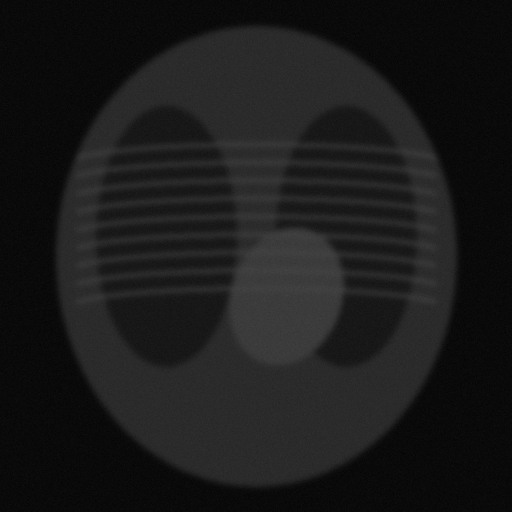
#> input picture Lab02/sample_xray.png, 512 x 512 px, found by its file name
$ jupyter execute xray_enhancement.ipynb
#> lines starting #> are read from the running program, lines starting #| are printed output that depends on the picture; after the words box and inside, x2 and y2 are one past the last pixel; in counts of white or black regions, pixels touching at a corner belong together
# Task 1 - Chest X-ray enhancement
In this notebook I take one dark (underexposed) chest X-ray and try different enhancement techniques on it, one by one.

[cell 1]
import cv2
import numpy as np
import matplotlib.pyplot as plt

### Step 1: load the image
X-ray has only one channel so I read it as grayscale.

[cell 2]
img = cv2.imread('data/sample_xray.png', 0)
#> img is the input picture: shape (512, 512); min 2, max 68, mean 26.1
print(img.shape, img.min(), img.max())
#| (512, 512) 2 68

plt.imshow(img, cmap='gray', vmin=0, vmax=255)
plt.title('original')
plt.axis('off')
plt.show()
cv2.imwrite('output/1_original.png', img)
#> Out = True

### Step 2: histogram equalization
The image is dark so all pixel values are packed in a small range. Equalization spreads them over 0-255 which increases contrast.

[cell 3]
eq = cv2.equalizeHist(img)
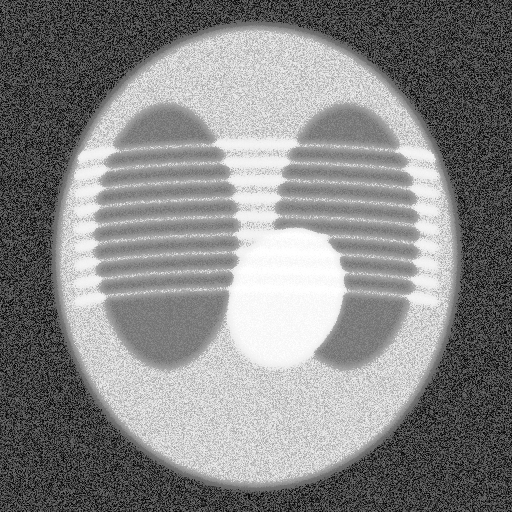
#> eq: shape (512, 512); min 0, max 255, mean 133.5
cv2.imwrite('output/2_equalized.png', eq)

plt.figure(figsize=(12,6))
plt.subplot(2,2,1); plt.imshow(img, cmap='gray', vmin=0, vmax=255); plt.title('original')
plt.subplot(2,2,2); plt.imshow(eq, cmap='gray', vmin=0, vmax=255); plt.title('equalized')
plt.subplot(2,2,3); plt.hist(img.ravel(), 256, [0,256]); plt.title('hist before')
plt.subplot(2,2,4); plt.hist(eq.ravel(), 256, [0,256]); plt.title('hist after')
plt.tight_layout()
plt.savefig('output/2_hist_compare.png')
#> figure, not shown here; panel 3: tallest bar 25244 high, from x = 10 to 11; panel 4: tallest bar 25244 high, from x = 78 to 79
plt.show()

**My observation:** (write here what you see - e.g. lungs, ribs and heart outline are clearer after equalization and the histogram is now spread out)

### Step 3: color map (JET)
Colors are easier for our eyes to tell apart than shades of gray, so small intensity differences (like fluid edges) become easier to notice.

[cell 4]
jet = cv2.applyColorMap(eq, cv2.COLORMAP_JET)
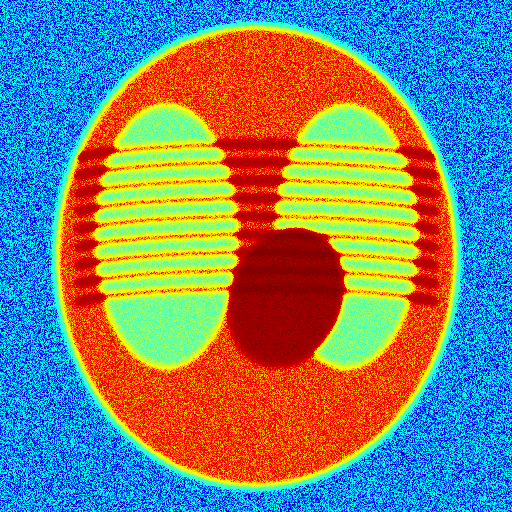
#> jet: shape (512, 512, 3); mean B, G, R 120.5, 133.4, 120.8
cv2.imwrite('output/3_jet.png', jet)

plt.imshow(cv2.cvtColor(jet, cv2.COLOR_BGR2RGB))
plt.title('JET heatmap')
plt.axis('off')
plt.show()

### Step 4: color balance
The JET image has a color cast. To fix it I scale each channel so that all three have the same average (gray world idea).

[cell 5]
b, g, r = cv2.split(jet.astype(np.float32))
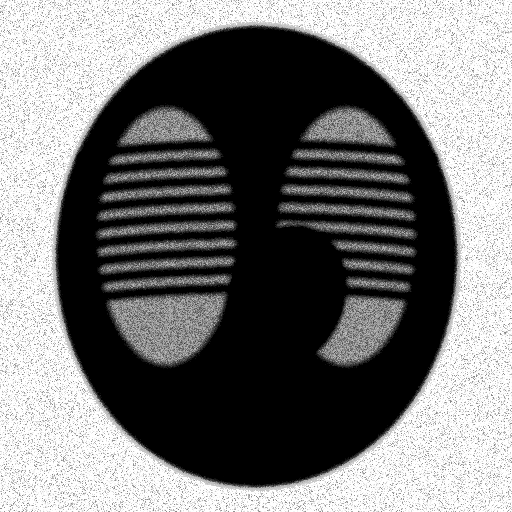
#> b: shape (512, 512) float32; min 0, max 255, mean 120.5
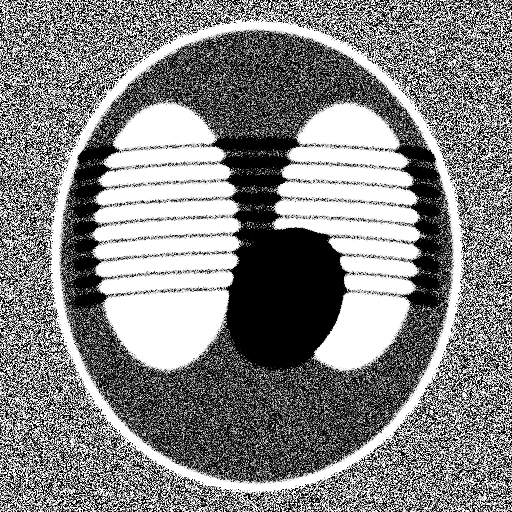
#> g: shape (512, 512) float32; min 0, max 255, mean 133.4
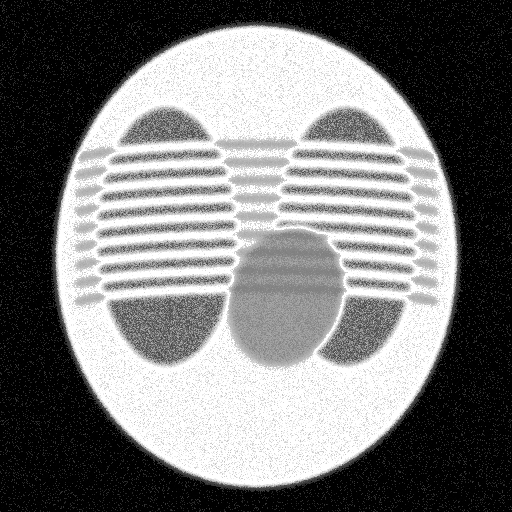
#> r: shape (512, 512) float32; min 0, max 255, mean 120.8
avg = (b.mean() + g.mean() + r.mean()) / 3
#> avg = 124.9

b = b * avg / b.mean()
g = g * avg / g.mean()
r = r * avg / r.mean()

balanced = np.clip(cv2.merge([b, g, r]), 0, 255).astype(np.uint8)
cv2.imwrite('output/4_balanced.png', balanced)

plt.figure(figsize=(10,5))
plt.subplot(1,2,1); plt.imshow(cv2.cvtColor(jet, cv2.COLOR_BGR2RGB)); plt.title('before')
plt.subplot(1,2,2); plt.imshow(cv2.cvtColor(balanced, cv2.COLOR_BGR2RGB)); plt.title('after')
plt.show()
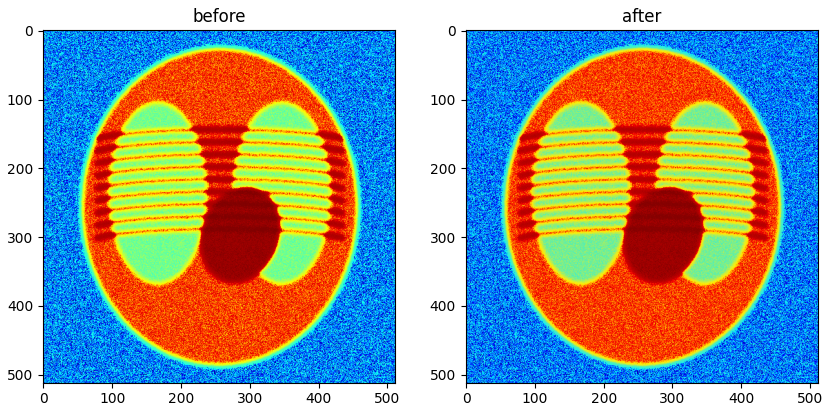
#> figure drawn by matplotlib, 2 panels

### Step 5: thresholding
Bones and dense fluid are the brightest parts, so I keep only the top 15% brightest pixels and make the rest black.

[cell 6]
t = np.percentile(eq, 85)
#> t = 217
print('threshold value:', t)
#| threshold value: 217.0

_, mask = cv2.threshold(eq, t, 255, cv2.THRESH_BINARY)
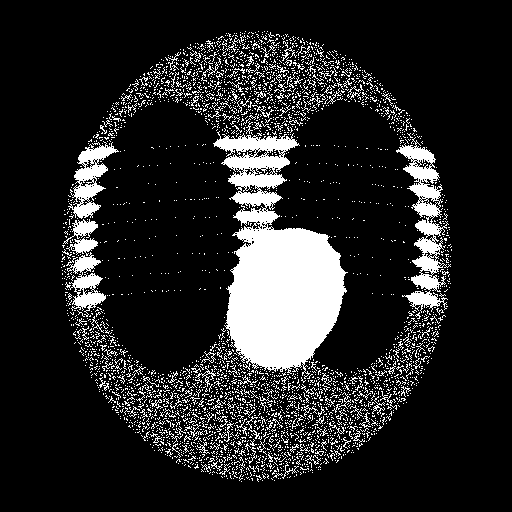
#> mask: shape (512, 512); 14.8% white; 3495 white regions (3355 under 20 px), largest, box (x1, y1, x2, y2) and area: (213, 131, 348, 379) 17365, (396, 137, 451, 313) 3334, (68, 141, 119, 219) 1543
dense = cv2.bitwise_and(eq, eq, mask=mask)
cv2.imwrite('output/5_dense.png', dense)

plt.figure(figsize=(10,5))
plt.subplot(1,2,1); plt.imshow(mask, cmap='gray'); plt.title('mask')
plt.subplot(1,2,2); plt.imshow(dense, cmap='gray'); plt.title('dense tissue only')
plt.show()

### Step 6: log transform
Formula: s = c * log(1 + r). It makes dark pixels brighter a lot, so I applied it on the original dark image to see the faint ribcage edges.

[cell 7]
c = 255 / np.log(1 + img.max())
#> c = 60.23
log_img = (c * np.log(1 + img.astype(np.float32))).astype(np.uint8)
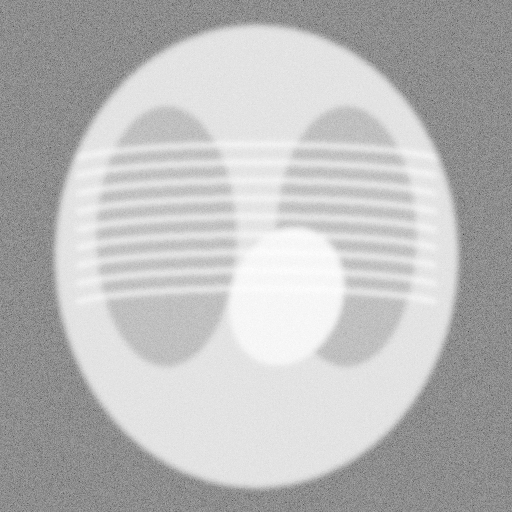
#> log_img: shape (512, 512); min 66, max 255, mean 185.3
cv2.imwrite('output/6_log.png', log_img)

plt.figure(figsize=(10,5))
plt.subplot(1,2,1); plt.imshow(img, cmap='gray', vmin=0, vmax=255); plt.title('original')
plt.subplot(1,2,2); plt.imshow(log_img, cmap='gray', vmin=0, vmax=255); plt.title('log')
plt.show()

### Step 7: gamma (power law)
Formula: s = 255 * (r/255)^gamma. With gamma < 1 the midtones get brighter and the bone contrast becomes softer. I tried 3 values.

[cell 8]
def gamma_fix(image, gamma):
    table = np.array([255 * (i/255)**gamma for i in range(256)]).astype(np.uint8)
    return cv2.LUT(image, table)

plt.figure(figsize=(14,4))
plt.subplot(1,4,1); plt.imshow(img, cmap='gray', vmin=0, vmax=255); plt.title('original')
for i, gm in enumerate([0.3, 0.5, 0.7]):
    out = gamma_fix(img, gm)
    cv2.imwrite(f'output/7_gamma_{gm}.png', out)
    plt.subplot(1,4,i+2); plt.imshow(out, cmap='gray', vmin=0, vmax=255); plt.title(f'gamma {gm}')
#> this loop made 3 passes
#> pass 1, `out = gamma_fix(img, gm)`:
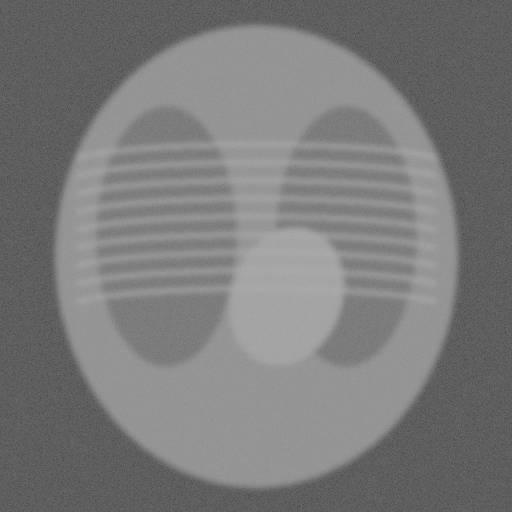
#> out: shape (512, 512); min 59, max 171, mean 122.2
#> pass 3, `out = gamma_fix(img, gm)`:
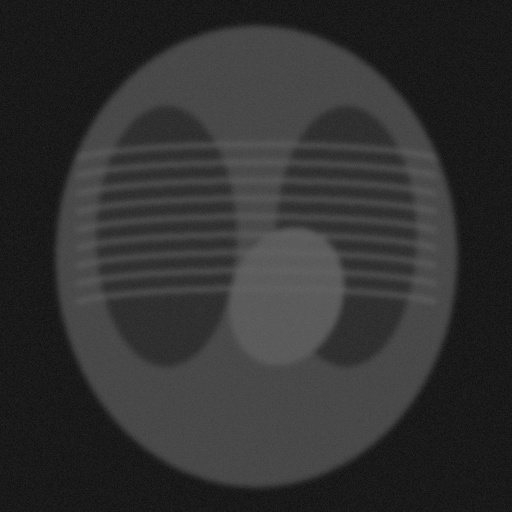
#> out: shape (512, 512); min 8, max 101, mean 49
plt.show()
